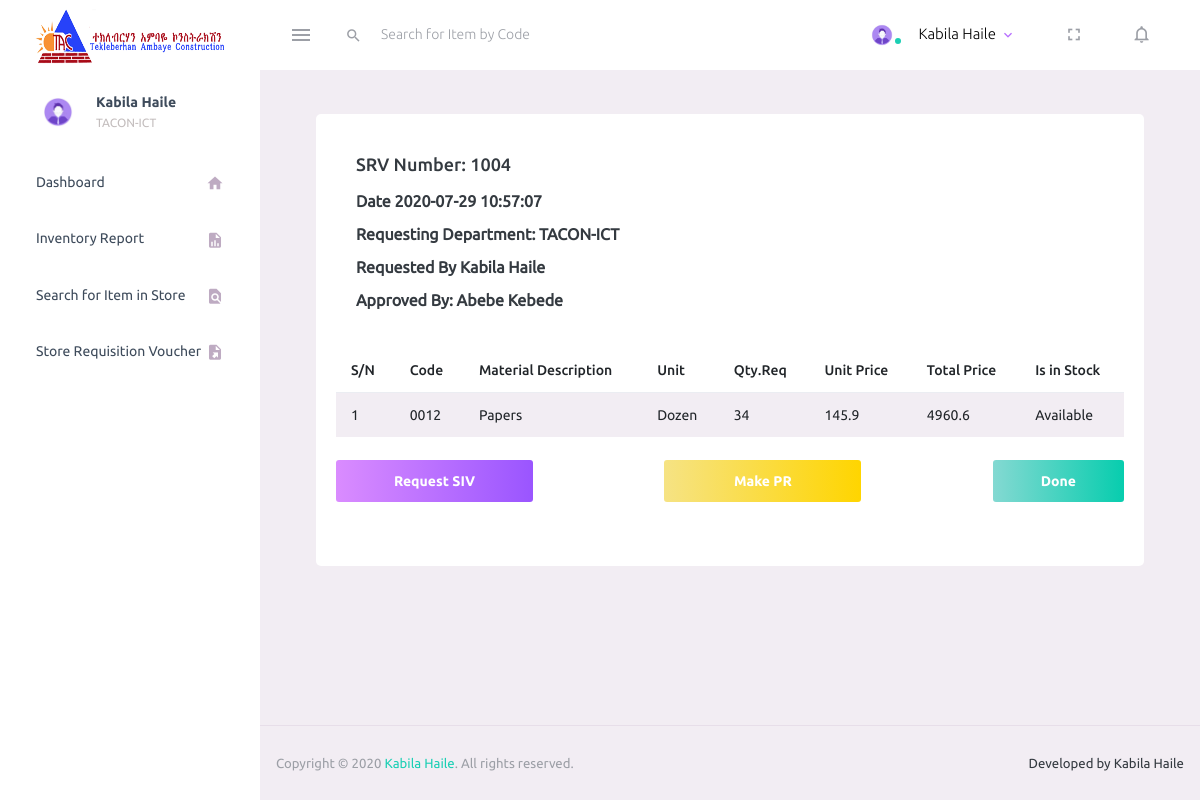
Screenshot of /is_instore.php?sn=1004 (signed in) with the database file from the repository.
### tables this page shows
CREATE TABLE IF NOT EXISTS `srv` (
  `id` int(11) NOT NULL AUTO_INCREMENT,
  `code` varchar(15) NOT NULL,
  `description` varchar(20) NOT NULL,
  `unit` varchar(12) NOT NULL,
  `qty_requested` int(7) NOT NULL,
  `qty_issued` int(7) NOT NULL,
  `unit_price` double NOT NULL,
  `total_price` double NOT NULL,
  `remark` varchar(30) NOT NULL DEFAULT 'None',
  `requested_by` varchar(30) NOT NULL,
  `approved_by` varchar(30) NOT NULL,
  `DID` varchar(15) NOT NULL,
  `date` timestamp NOT NULL DEFAULT current_timestamp() ON UPDATE current_timestamp(),
  `serial_number` int(11) NOT NULL,
  `USERID` int(11) NOT NULL,
  `is_approved` int(1) NOT NULL DEFAULT 0,
  `is_provided` int(1) NOT NULL DEFAULT 0,
  PRIMARY KEY (`id`)
);

### is_instore.php (the view, shortened to what this page needs)
<?php
include "includes/head.php";
include "includes/navbar.php";
include "includes/sidebar.php";
if (isset($_GET['sn'])) {
  $serial_number = $_GET['sn'];
}
?>
  <div class="main-panel">
          <div class="content-wrapper">
          <div class="col-lg-12 grid-margin stretch-card">
                <div class="card">
                  <div class="card-body">
                  <?php
                      $query = $DBcon->query("SELECT * FROM srv WHERE serial_number=".$serial_number." AND is_approved = 1");
                      $row=$query->fetch_array();
                    ?>
                    <h4 class="card-title">SRV Number: <?php echo $serial_number;?></h4>
                    <strong>Date <span id="date"><?php echo $row['date']?></span></strong><br/>
                    <div class="row">
                              <div class="col-md-12">
                                <div class="form-group row">
                                  <strong class="col-sm-6 col-form-label">Requesting Department: <?php echo $row['DID'];?></strong>
                                  <div class="col-sm-8">
                                    <strong>Requested By <span id="date"><?php echo $row['requested_by']?></span></strong><br/>
                                </div>
                                  <strong class="col-sm-6 col-form-label">Approved By: <?php echo $row['approved_by'];?></strong>
                              </div>
                    </div>
                    <table class="table table-striped">
                      <thead>
                        <tr>
                        <th> S/N </th>
                        <th> Code </th>
                        <th> Material Description </th>
                        <th> Unit </th>
                        <th> Qty.Req </th>
                        <th> Unit Price </th>
                        <th> Total Price </th>
                        <th> Is in Stock </th>
                        </tr>
                      </thead>
                      <tbody>
                      <?php
                          $i = 1;
                          $query = $DBcon->query("SELECT * FROM srv WHERE serial_number=".$serial_number." AND is_approved = 1 AND is_provided=0");
                          while ($row = $query->fetch_assoc()) {
                      ?>
                        <tr>
                          <td class="py-1">
                              <?php echo $i;?>
                          </td>
                          <td> <?php echo $row['code'];?> </td>
                          <td>
                            <?php echo $row['description'];?>
                          </td>
                          <td> <?php echo $row['unit'];?> </td>
                          <td> <?php echo $row['qty_requested'];?> </td>
                          <td> <?php echo $row['unit_price'];?> </td>
                          <td> <?php echo $row['total_price'];?> </td>
                          <?php
                          $query2 = $DBcon->query("SELECT * FROM material WHERE code=".$row['code']."");
                          $row2=$query2->fetch_array();
                          $count = mysqli_num_rows($query2);
                          ?>
                          <td> <?php
                          if ($count > 0) {
                            if($row2['available_quantity']>$row['qty_requested']){
                              echo "Available";
                            }else if($row2['available_quantity']>0){
                              echo "Only ".$row2['available_quantity']." available";
                            }else {
                              echo "Not Available in Stock";
                            }
                          }else{
                            echo "Not Available in Stock";
                          }
                          ?> </td>
                        </tr>
                        <?php
                            $i++;
                          }
                      ?>
                      </tbody>
                    </table>
                  </div>
                  <form method="POST" action="includes/routes">
                    <div class="row">
                        <div class="col-md-12">
                          <div class="form-group row">
                            <button name="request_siv" class="btn btn-gradient-primary btn-icon-text col-sm-3 floating">
                              Request SIV</button>
                              <div class="col-sm-2">
                            </div>
                            <a href="prfled?sn=<?php echo $serial_number;?>" class="btn btn-gradient-warning btn-icon-text col-sm-3 floating">
                              Make PR</a>
                              <div class="col-sm-2">
                            </div>
                              <button name="done_srv" class="btn btn-gradient-success btn-icon-text col-sm-2 floating">
                              Done</button>
                            </div>
                            </div>
                        </div>
                      </div>
                </div>
              </div>
          </div>
          <?php
          include "includes/footer.php"
          ?>
        </div>
      </div>
    </div>
  </body>
</html>

### rows the page displays
srv: date "2020-07-29 10:57:07", DID "TACON-ICT", requested_by "Kabila Haile", approved_by "Abebe Kebede"
srv: code "0012", description "Papers", unit "Dozen", qty_requested "34", unit_price "145.9", total_price "4960.6", shows "Available"

### other values shown
$_SESSION['fn'] "Kabila"
$_SESSION['ln'] "Haile"
$_SESSION['did'] "TACON-ICT"
$serial_number "1004"
